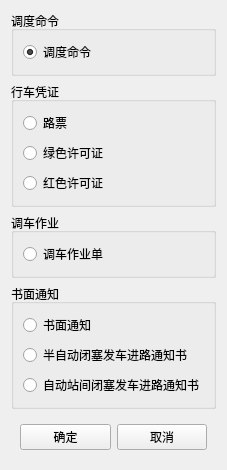
<?xml version="1.0" encoding="UTF-8"?>
<ui version="4.0">
 <class>ChoseType</class>
 <widget class="QWidget" name="ChoseType">
  <property name="geometry">
   <rect>
    <x>0</x>
    <y>0</y>
    <width>217</width>
    <height>363</height>
   </rect>
  </property>
  <property name="windowTitle">
   <string>请选择类型</string>
  </property>
  <layout class="QVBoxLayout" name="verticalLayout">
   <item>
    <widget class="QGroupBox" name="groupBox">
     <property name="title">
      <string>调度命令</string>
     </property>
     <layout class="QVBoxLayout" name="verticalLayout_2">
      <item>
       <widget class="QRadioButton" name="radioButton">
        <property name="text">
         <string>调度命令</string>
        </property>
        <property name="checked">
         <bool>true</bool>
        </property>
        <attribute name="buttonGroup">
         <string notr="true">buttonGroup</string>
        </attribute>
       </widget>
      </item>
     </layout>
    </widget>
   </item>
   <item>
    <widget class="QGroupBox" name="groupBox_2">
     <property name="title">
      <string>行车凭证</string>
     </property>
     <layout class="QVBoxLayout" name="verticalLayout_3">
      <item>
       <widget class="QRadioButton" name="radioButton_2">
        <property name="text">
         <string>路票</string>
        </property>
        <attribute name="buttonGroup">
         <string notr="true">buttonGroup</string>
        </attribute>
       </widget>
      </item>
      <item>
       <widget class="QRadioButton" name="radioButton_5">
        <property name="text">
         <string>绿色许可证</string>
        </property>
        <attribute name="buttonGroup">
         <string notr="true">buttonGroup</string>
        </attribute>
       </widget>
      </item>
      <item>
       <widget class="QRadioButton" name="radioButton_6">
        <property name="text">
         <string>红色许可证</string>
        </property>
        <attribute name="buttonGroup">
         <string notr="true">buttonGroup</string>
        </attribute>
       </widget>
      </item>
     </layout>
    </widget>
   </item>
   <item>
    <widget class="QGroupBox" name="groupBox_3">
     <property name="title">
      <string>调车作业</string>
     </property>
     <layout class="QVBoxLayout" name="verticalLayout_4">
      <item>
       <widget class="QRadioButton" name="radioButton_3">
        <property name="text">
         <string>调车作业单</string>
        </property>
        <attribute name="buttonGroup">
         <string notr="true">buttonGroup</string>
        </attribute>
       </widget>
      </item>
     </layout>
    </widget>
   </item>
   <item>
    <widget class="QGroupBox" name="groupBox_4">
     <property name="title">
      <string>书面通知</string>
     </property>
     <layout class="QVBoxLayout" name="verticalLayout_5">
      <item>
       <widget class="QRadioButton" name="radioButton_4">
        <property name="text">
         <string>书面通知</string>
        </property>
        <attribute name="buttonGroup">
         <string notr="true">buttonGroup</string>
        </attribute>
       </widget>
      </item>
      <item>
       <widget class="QRadioButton" name="radioButton_7">
        <property name="text">
         <string>半自动闭塞发车进路通知书</string>
        </property>
        <attribute name="buttonGroup">
         <string notr="true">buttonGroup</string>
        </attribute>
       </widget>
      </item>
      <item>
       <widget class="QRadioButton" name="radioButton_8">
        <property name="text">
         <string>自动站间闭塞发车进路通知书</string>
        </property>
        <attribute name="buttonGroup">
         <string notr="true">buttonGroup</string>
        </attribute>
       </widget>
      </item>
     </layout>
    </widget>
   </item>
   <item>
    <widget class="QWidget" name="widget" native="true">
     <layout class="QHBoxLayout" name="horizontalLayout">
      <item>
       <widget class="QPushButton" name="pushButton">
        <property name="text">
         <string>确定</string>
        </property>
       </widget>
      </item>
      <item>
       <widget class="QPushButton" name="pushButton_2">
        <property name="text">
         <string>取消</string>
        </property>
       </widget>
      </item>
     </layout>
    </widget>
   </item>
  </layout>
 </widget>
 <resources/>
 <connections/>
 <buttongroups>
  <buttongroup name="buttonGroup"/>
 </buttongroups>
</ui>
